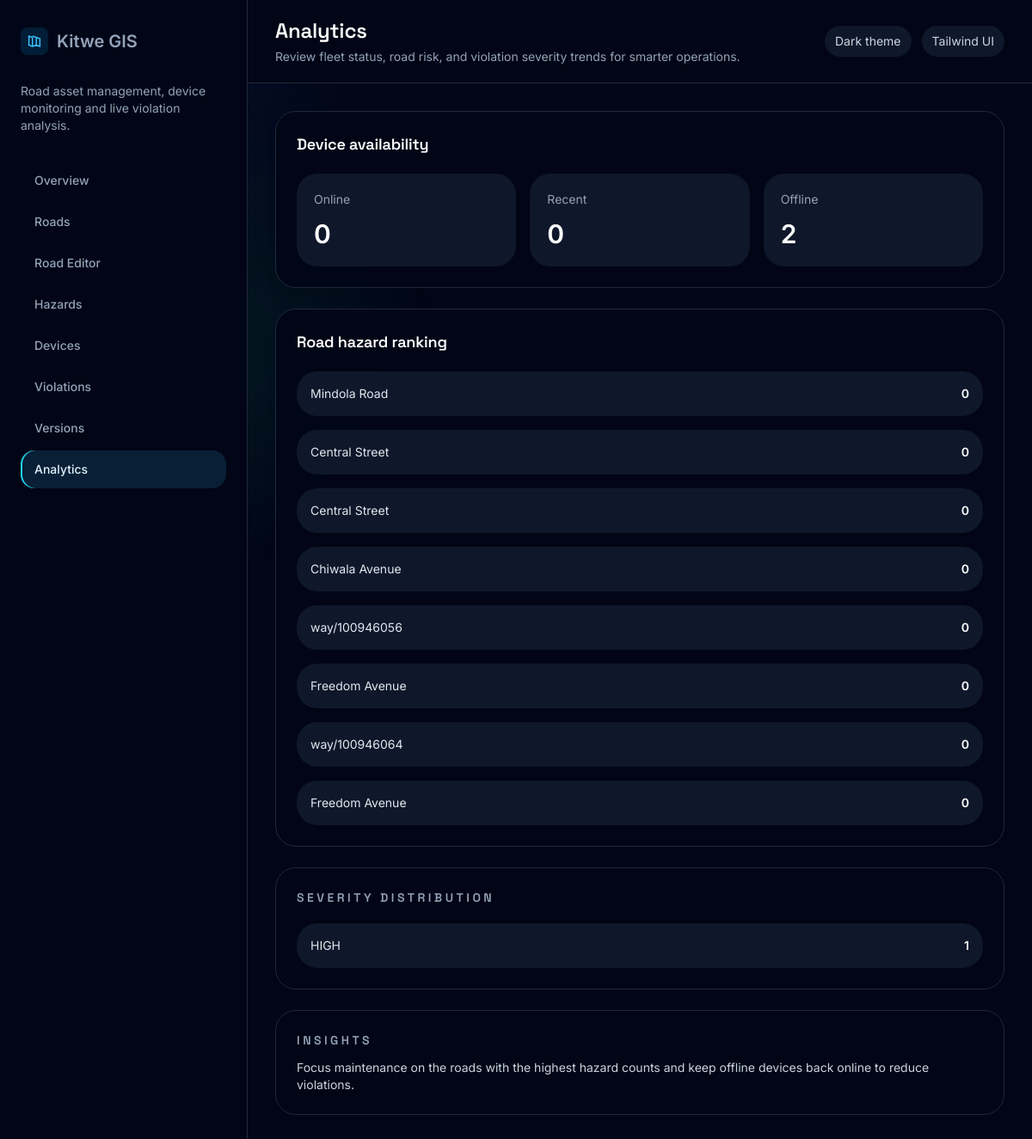
The page /analytics/ on the database as committed earlier.
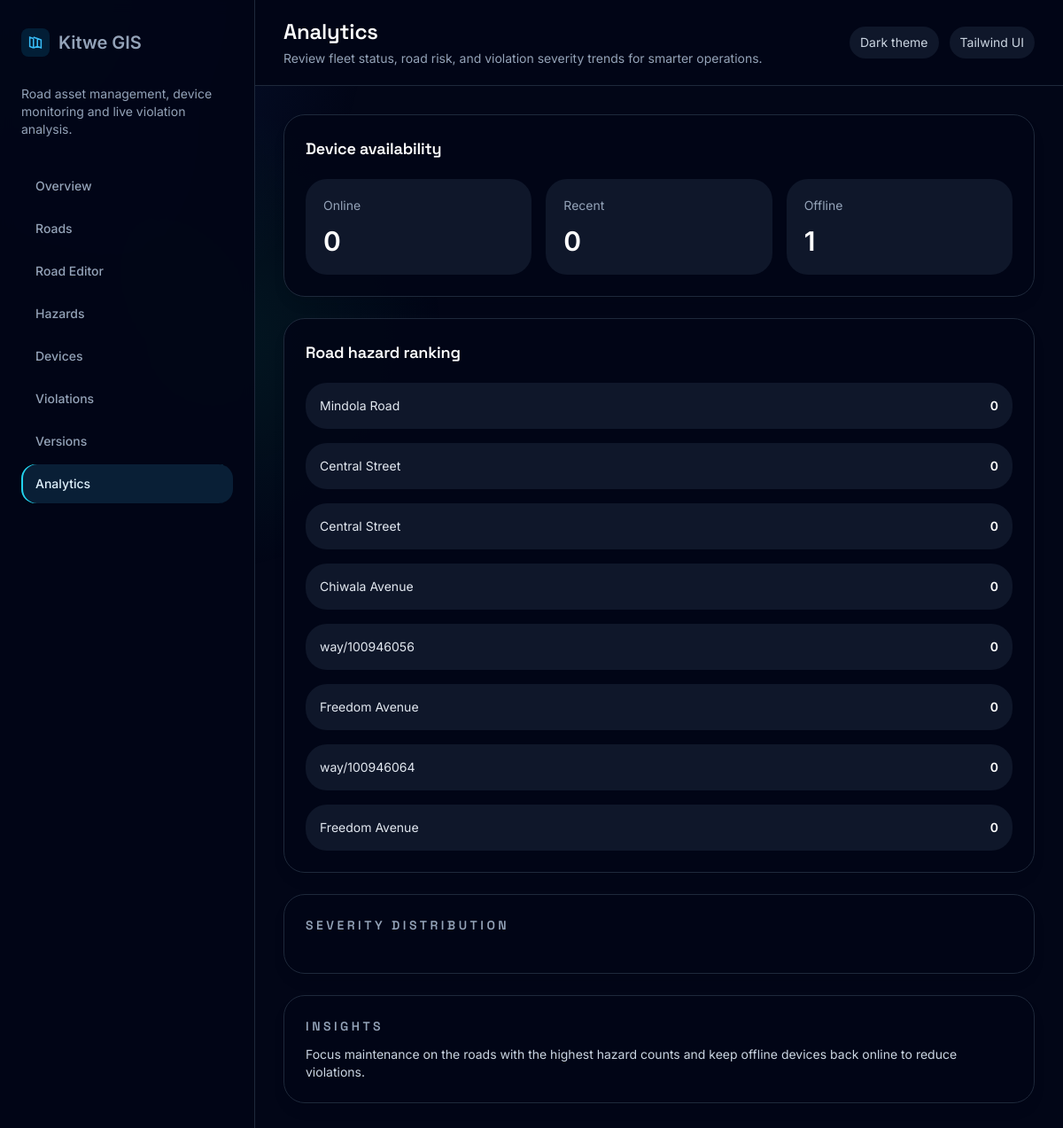
The same page on the database as committed later.
### api/models.py (models this page shows, shortened)
class Violation(models.Model):
    VIOLATION_SPEEDING = 'SPEEDING'
    VIOLATION_CHOICES = [
        (VIOLATION_SPEEDING, 'Speeding'),
    ]
    SEVERITY_LOW = 'LOW'
    SEVERITY_MEDIUM = 'MEDIUM'
    SEVERITY_HIGH = 'HIGH'
    SEVERITY_CHOICES = [
        (SEVERITY_LOW, 'Low'),
        (SEVERITY_MEDIUM, 'Medium'),
        (SEVERITY_HIGH, 'High'),
    ]
    device = models.ForeignKey(Device, related_name='violations', on_delete=models.CASCADE)
    telemetry = models.ForeignKey(Telemetry, related_name='violations', on_delete=models.CASCADE)
    violation_type = models.CharField(max_length=32, choices=VIOLATION_CHOICES, default=VIOLATION_SPEEDING)
    speed = models.DecimalField(max_digits=6, decimal_places=2)
    speed_limit = models.DecimalField(max_digits=6, decimal_places=2)
    latitude = models.DecimalField(max_digits=10, decimal_places=7)
    longitude = models.DecimalField(max_digits=10, decimal_places=7)
    severity = models.CharField(max_length=10, choices=SEVERITY_CHOICES)
    created_at = models.DateTimeField(auto_now_add=True)
    class Meta:
        ordering = ['-created_at']

### dashboard/views.py (the view)
# urls.py: path('analytics/', analytics_view, name='dashboard-analytics'),
def analytics_view(request):
    status_counts = {'online': 0, 'recent': 0, 'offline': 0}
    for device in Device.objects.all():
        status_counts[_device_status(device.last_seen)] += 1
    road_usage = list(
        Road.objects.annotate(hazard_count=Count('hazards')).order_by('-hazard_count').values('name', 'hazard_count')[:8]
    )
    severity_counts = list(
        Violation.objects.values('severity').annotate(count=Count('id')).order_by('-count')
    )
    return render(request, 'dashboard/analytics.html', {
        'page': 'analytics',
        'status_counts': status_counts,
        'road_usage': road_usage,
        'severity_counts': severity_counts,
    })

### dashboard/views.py (called while the page is built)
def _device_status(last_seen):
    if not last_seen:
        return 'offline'
    age = (timezone.now() - last_seen).total_seconds()
    if age <= 300:
        return 'online'
    if age <= 900:
        return 'recent'
    return 'offline'

### dashboard/templates/dashboard/analytics.html (shortened to what this page needs)
{% extends 'dashboard/base.html' %}
{% block page_heading %}Analytics{% endblock %}
{% block page_description %}Review fleet status, road risk, and violation severity trends for smarter operations.{% endblock %}
{% block content %}
<div class="grid gap-6 xl:grid-cols-[1.1fr_0.9fr]">
    <div class="space-y-6">
        <div class="rounded-3xl border border-slate-800 bg-slate-950/90 p-6 shadow-lg shadow-slate-950/10">
            <h3 class="text-lg font-semibold text-white">Device availability</h3>
            <div class="mt-5 grid gap-4 sm:grid-cols-3">
                <div class="rounded-3xl bg-slate-900 p-5 text-sm text-slate-200">
                    <p class="text-slate-400">Online</p>
                    <p class="mt-3 text-3xl font-semibold text-white">{{ status_counts.online }}</p>
                </div>
                <div class="rounded-3xl bg-slate-900 p-5 text-sm text-slate-200">
                    <p class="text-slate-400">Recent</p>
                    <p class="mt-3 text-3xl font-semibold text-white">{{ status_counts.recent }}</p>
                </div>
                <div class="rounded-3xl bg-slate-900 p-5 text-sm text-slate-200">
                    <p class="text-slate-400">Offline</p>
                    <p class="mt-3 text-3xl font-semibold text-white">{{ status_counts.offline }}</p>
                </div>
            </div>
        </div>
        <div class="rounded-3xl border border-slate-800 bg-slate-950/90 p-6 shadow-lg shadow-slate-950/10">
            <h3 class="text-lg font-semibold text-white">Road hazard ranking</h3>
            <div class="mt-5 space-y-4">
                {% for road in road_usage %}
                <div class="rounded-3xl bg-slate-900 p-4 text-sm text-slate-200">
                    <div class="flex items-center justify-between gap-3">
                        <span>{{ road.name }}</span>
                        <span class="font-semibold text-white">{{ road.hazard_count }}</span>
                    </div>
                </div>
                {% endfor %}
            </div>
        </div>
    </div>
    <aside class="space-y-6">
        <div class="rounded-3xl border border-slate-800 bg-slate-950/90 p-6 shadow-lg shadow-slate-950/10">
            <h3 class="text-sm font-semibold uppercase tracking-[0.25em] text-slate-400">Severity distribution</h3>
            <div class="mt-5 space-y-4">
                {% for row in severity_counts %}
                <div class="rounded-3xl bg-slate-900 p-4 text-sm text-slate-200">
                    <div class="flex items-center justify-between gap-3">
                        <span>{{ row.severity|capfirst }}</span>
                        <span class="font-semibold text-white">{{ row.count }}</span>
                    </div>
                </div>
                {% endfor %}
            </div>
        </div>
        <div class="rounded-3xl border border-slate-800 bg-slate-950/90 p-6 shadow-lg shadow-slate-950/10">
            <h3 class="text-sm font-semibold uppercase tracking-[0.25em] text-slate-400">Insights</h3>
            <p class="mt-3 text-sm text-slate-300">Focus maintenance on the roads with the highest hazard counts and keep offline devices back online to reduce violations.</p>
        </div>
    </aside>
</div>
{% endblock %}

Rows that differ between the two databases and show on the page:
removed Violation: severity "HIGH", count "1"
Other text that changed with them:
{{ status_counts.offline }}: "2" → "1"
